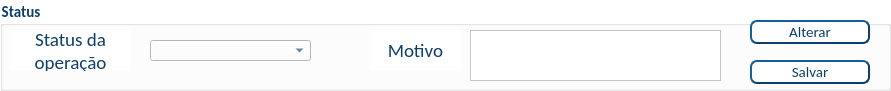
          <widget class="QGroupBox" name="gb_localizar_2">
           <property name="geometry">
            <rect>
             <x>10</x>
             <y>80</y>
             <width>891</width>
             <height>91</height>
            </rect>
           </property>
           <property name="font">
            <font>
             <family>Calibri</family>
             <pointsize>11</pointsize>
             <weight>75</weight>
             <bold>true</bold>
            </font>
           </property>
           <property name="mouseTracking">
            <bool>false</bool>
           </property>
           <property name="tabletTracking">
            <bool>false</bool>
           </property>
           <property name="focusPolicy">
            <enum>Qt::NoFocus</enum>
           </property>
           <property name="styleSheet">
            <string notr="true">background-color: rgb(255, 255, 255);
color: rgb(15, 62, 104);</string>
           </property>
           <property name="title">
            <string>Status</string>
           </property>
           <widget class="QToolButton" name="botaoAlterarStatus">
            <property name="geometry">
             <rect>
              <x>750</x>
              <y>20</y>
              <width>120</width>
              <height>24</height>
             </rect>
            </property>
            <property name="minimumSize">
             <size>
              <width>120</width>
              <height>24</height>
             </size>
            </property>
            <property name="maximumSize">
             <size>
              <width>120</width>
              <height>24</height>
             </size>
            </property>
            <property name="font">
             <font>
              <family>Calibri</family>
              <pointsize>11</pointsize>
             </font>
            </property>
            <property name="mouseTracking">
             <bool>true</bool>
            </property>
            <property name="tabletTracking">
             <bool>true</bool>
            </property>
            <property name="focusPolicy">
             <enum>Qt::ClickFocus</enum>
            </property>
            <property name="styleSheet">
             <string notr="true">QToolButton{
background-color: rgb(255, 255, 255);
color: rgb(15, 62, 104);
border-style:outset;
border-width:2px;
border-radius:7px;
border-color: rgb(15, 62, 104);
}

QToolButton:hover{
	background-color: rgb(243, 243, 243);
}</string>
            </property>
            <property name="text">
             <string>Alterar</string>
            </property>
           </widget>
           <widget class="QComboBox" name="comboBox_status">
            <property name="geometry">
             <rect>
              <x>150</x>
              <y>40</y>
              <width>161</width>
              <height>21</height>
             </rect>
            </property>
            <item>
             <property name="text">
              <string/>
             </property>
            </item>
            <item>
             <property name="text">
              <string>Em estudo</string>
             </property>
            </item>
            <item>
             <property name="text">
              <string>Pipeline</string>
             </property>
            </item>
            <item>
             <property name="text">
              <string>Mandatada</string>
             </property>
            </item>
            <item>
             <property name="text">
              <string>Mandatada e Aprovada</string>
             </property>
            </item>
            <item>
             <property name="text">
              <string>Cancelada</string>
             </property>
            </item>
            <item>
             <property name="text">
              <string>Perdida</string>
             </property>
            </item>
            <item>
             <property name="text">
              <string>Desistência cliente</string>
             </property>
            </item>
            <item>
             <property name="text">
              <string>Liquidada</string>
             </property>
            </item>
           </widget>
           <widget class="QLabel" name="IDlabel_2">
            <property name="geometry">
             <rect>
              <x>10</x>
              <y>30</y>
              <width>121</width>
              <height>41</height>
             </rect>
            </property>
            <property name="sizePolicy">
             <sizepolicy hsizetype="Expanding" vsizetype="Expanding">
              <horstretch>0</horstretch>
              <verstretch>0</verstretch>
             </sizepolicy>
            </property>
            <property name="font">
             <font>
              <family>Calibri</family>
              <pointsize>14</pointsize>
             </font>
            </property>
            <property name="text">
             <string>Status da operação</string>
            </property>
            <property name="alignment">
             <set>Qt::AlignCenter</set>
            </property>
            <property name="wordWrap">
             <bool>true</bool>
            </property>
           </widget>
           <widget class="QToolButton" name="botaoSalvarStatus">
            <property name="geometry">
             <rect>
              <x>750</x>
              <y>60</y>
              <width>120</width>
              <height>24</height>
             </rect>
            </property>
            <property name="minimumSize">
             <size>
              <width>120</width>
              <height>24</height>
             </size>
            </property>
            <property name="maximumSize">
             <size>
              <width>120</width>
              <height>24</height>
             </size>
            </property>
            <property name="font">
             <font>
              <family>Calibri</family>
              <pointsize>11</pointsize>
             </font>
            </property>
            <property name="mouseTracking">
             <bool>true</bool>
            </property>
            <property name="tabletTracking">
             <bool>true</bool>
            </property>
            <property name="focusPolicy">
             <enum>Qt::ClickFocus</enum>
            </property>
            <property name="styleSheet">
             <string notr="true">QToolButton{
background-color: rgb(255, 255, 255);
color: rgb(15, 62, 104);
border-style:outset;
border-width:2px;
border-radius:7px;
border-color: rgb(15, 62, 104);
}

QToolButton:hover{
	background-color: rgb(243, 243, 243);
}</string>
            </property>
            <property name="text">
             <string>Salvar</string>
            </property>
           </widget>
           <widget class="QTextEdit" name="te_motivo_status">
            <property name="geometry">
             <rect>
              <x>470</x>
              <y>30</y>
              <width>251</width>
              <height>51</height>
             </rect>
            </property>
            <property name="readOnly">
             <bool>true</bool>
            </property>
           </widget>
           <widget class="QLabel" name="IDlabel_3">
            <property name="geometry">
             <rect>
              <x>370</x>
              <y>30</y>
              <width>91</width>
              <height>41</height>
             </rect>
            </property>
            <property name="sizePolicy">
             <sizepolicy hsizetype="Expanding" vsizetype="Expanding">
              <horstretch>0</horstretch>
              <verstretch>0</verstretch>
             </sizepolicy>
            </property>
            <property name="font">
             <font>
              <family>Calibri</family>
              <pointsize>14</pointsize>
             </font>
            </property>
            <property name="text">
             <string>Motivo</string>
            </property>
            <property name="alignment">
             <set>Qt::AlignCenter</set>
            </property>
           </widget>
          </widget>
